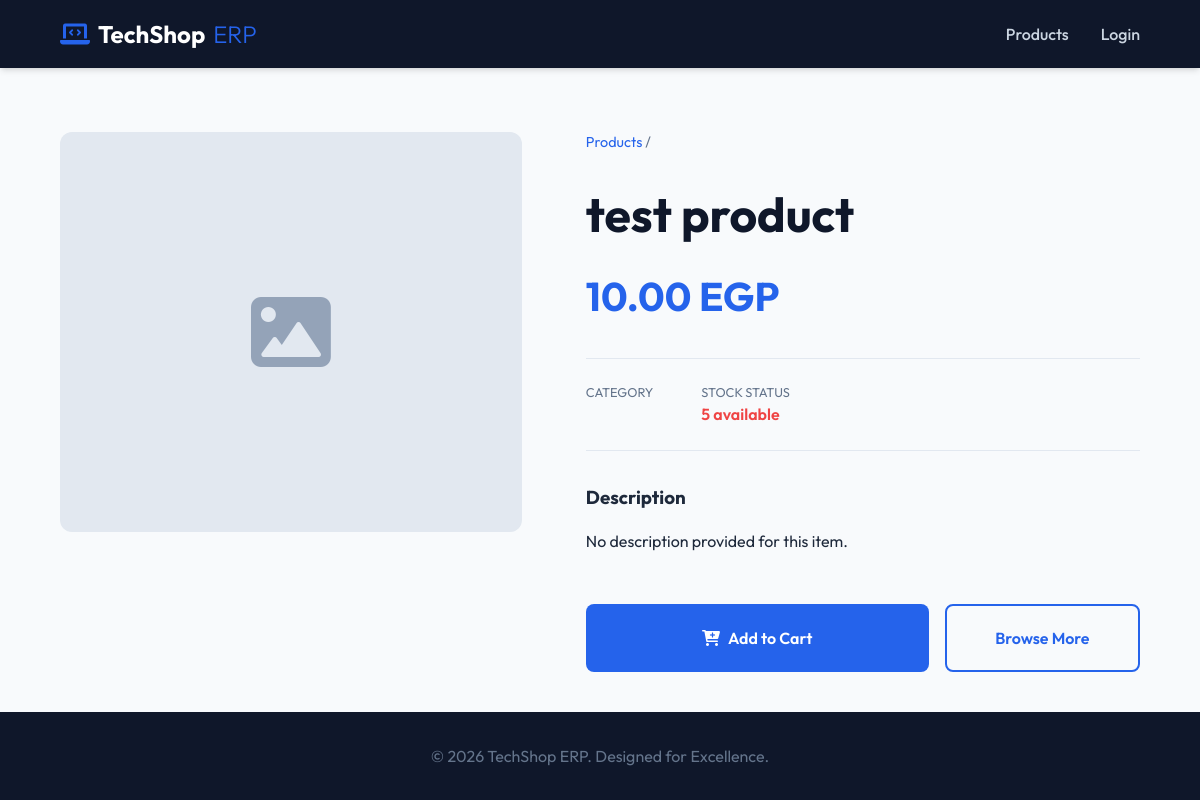
Page /product/1 on the committed database.
### tables this page shows
CREATE TABLE products (
  id INTEGER PRIMARY KEY AUTOINCREMENT,
  name TEXT NOT NULL,
  category TEXT,
  price REAL NOT NULL,
  quantity INTEGER DEFAULT 0,
  image TEXT,
  description TEXT
);

### app.py (the view)
@app.route("/product/<int:id>")
def product_details(id):
    db = get_db()
    product = db.execute("SELECT * FROM products WHERE id=?", (id,)).fetchone()
    return render_template("product_details.html", product=product)

### app.py (called while the page is built)
def get_db():
    if 'db' not in g:
        g.db = sqlite3.connect("database.db", timeout=20)
        g.db.row_factory = sqlite3.Row
        g.db.execute("PRAGMA foreign_keys = ON")
    return g.db

@app.context_processor
def inject_globals():
    cart_count = len(session.get("cart", []))
    return dict(cart_count=cart_count)

### templates/product_details.html (shortened to what this page needs)
{% extends "base.html" %}
{% block content %}
<div class="product-details-container" style="display: grid; grid-template-columns: 1fr 1.2fr; gap: 4rem; align-items: start; margin-top: 2rem;">
    <div class="product-image-section">
        {% if product.image %}
        <div style="background: white; padding: 1rem; border-radius: var(--border-radius); box-shadow: var(--shadow);">
            <img src="{{ url_for('static', filename=product.image) }}"
                 alt="{{ product.name }}"
                 style="width: 100%; height: auto; border-radius: 8px;">
        </div>
        {% else %}
        <div style="height: 400px; display: flex; align-items: center; justify-content: center; background: #e2e8f0; color: #94a3b8; border-radius: var(--border-radius);">
            <i class="fas fa-image fa-5x"></i>
        </div>
        {% endif %}
    </div>
    <div class="product-info-section">
        <nav style="margin-bottom: 1.5rem; font-size: 0.9rem; color: var(--text-muted);">
            <a href="/products" style="color: var(--primary-color); text-decoration: none;">Products</a> / {{ product.category }}
        </nav>
        <h1 style="text-align: left; margin-bottom: 1rem; font-size: 3rem;">{{ product.name }}</h1>
        <div class="product-price-large" style="font-size: 2.5rem; font-weight: 700; color: var(--primary-color); margin-bottom: 2rem;">
            {{ "{:,.2f}".format(product.price) }} EGP
        </div>
        <div class="product-meta" style="border-top: 1px solid #e2e8f0; border-bottom: 1px solid #e2e8f0; padding: 1.5rem 0; margin-bottom: 2rem; display: flex; gap: 3rem;">
            <div>
                <p style="color: var(--text-muted); font-size: 0.8rem; text-transform: uppercase;">Category</p>
            </div>
            <div>
                <p style="color: var(--text-muted); font-size: 0.8rem; text-transform: uppercase;">Stock Status</p>
                {% set stock_color = 'var(--accent-red)' if product.quantity <= 5 else 'var(--accent-green)' %}
                <p style="font-weight: 600; color: {{ stock_color }};">
                    {{ product.quantity }} available
                </p>
            </div>
        </div>
        <div class="product-description" style="margin-bottom: 3rem;">
            <h3 style="margin-bottom: 1rem;">Description</h3>
            <p style="line-height: 1.8; color: var(--text-color);">
                {{ product.description or "No description provided for this item." }}
            </p>
        </div>
        <div class="action-buttons" style="display: flex; gap: 1rem;">
            {% if session.get('role') != 'admin' and product.quantity > 0 %}
            <a href="/add-to-cart/{{ product.id }}" class="btn btn-primary" style="flex: 2; padding: 1.25rem;">
                <i class="fas fa-cart-plus"></i> Add to Cart
            </a>
            {% elif product.quantity <= 0 %}
            <button class="btn" style="flex: 2; background: #e2e8f0; color: #94a3b8; cursor: not-allowed;" disabled>
                Out of Stock
            </button>
            {% endif %}
            <a href="/products" class="btn btn-outline" style="flex: 1; padding: 1.25rem;">
                Browse More
            </a>
        </div>
    </div>
</div>
{% endblock %}

### static/css/style.css (style rules this page uses)
:root { --primary-color: #2563eb; --primary-hover: #1d4ed8; --bg-color: #f8fafc; --text-color: #1e293b; --text-muted: #64748b; --card-bg: #ffffff; --nav-bg: #0f172a; --accent-red: #ef4444; --accent-green: #10b981; --border-radius: 12px; --shadow: 0 4px 6px -1px rgb(0 0 0 / 0.1), 0 2px 4px -2px rgb(0 0 0 / 0.1); --shadow-lg: 0 10px 15px -3px rgb(0 0 0 / 0.1), 0 4px 6px -4px rgb(0 0 0 / 0.1); --font-main: 'Outfit', sans-serif; }
* { margin: 0; padding: 0; box-sizing: border-box; }
body { font-family: var(--font-main); background-color: var(--bg-color); color: var(--text-color); line-height: 1.5; min-height: 100vh; display: flex; flex-direction: column; }
h1 { font-size: 2.25rem; font-weight: 700; margin-bottom: 2rem; color: var(--nav-bg); text-align: center; }
.btn { display: inline-flex; align-items: center; justify-content: center; padding: 0.75rem 1.5rem; border-radius: 8px; font-weight: 600; text-decoration: none; cursor: pointer; transition: all 0.2s; border: none; font-family: inherit; gap: 0.5rem; }
.btn-primary { background-color: var(--primary-color); color: white; }
.btn-outline { border: 2px solid var(--primary-color); color: var(--primary-color); background: transparent; }

### rows in the picture
products: name "test product", price "10.00", quantity "5"

### other values in the picture
{{ product.description or "No description provided for this item." }} "No description provided for this item."
